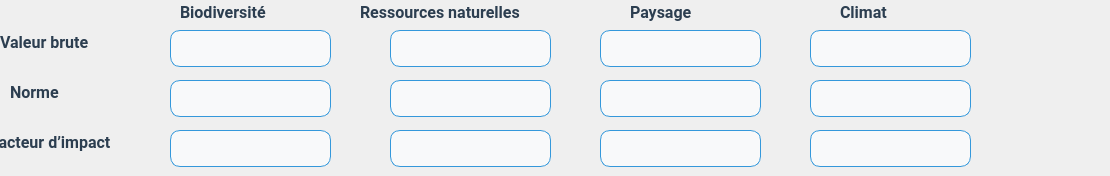
     <widget class="QWidget" name="tab_enviro3">
      <attribute name="title">
       <string>Période 3</string>
      </attribute>
      <widget class="QLabel" name="label_90">
       <property name="geometry">
        <rect>
         <x>180</x>
         <y>-10</y>
         <width>141</width>
         <height>45</height>
        </rect>
       </property>
       <property name="font">
        <font>
         <family>Roboto,Open Sans,Arial,sans-serif</family>
         <pointsize>-1</pointsize>
         <weight>75</weight>
         <bold>true</bold>
        </font>
       </property>
       <property name="styleSheet">
        <string notr="true">QLabel {
    font-family: 'Roboto', 'Open Sans', Arial, sans-serif; /* Police élégante */
    font-size: 16px;          /* Taille du texte pour lisibilité */
    font-weight: bold;      /* Pas de gras */
    color: #2c3e50;           /* Bleu foncé professionnel */
    text-align: center;       /* Centre le texte */
    background-color: transparent; /* Fond gris très clair */
}
</string>
       </property>
       <property name="text">
        <string>Biodiversité</string>
       </property>
      </widget>
      <widget class="QLabel" name="label_91">
       <property name="geometry">
        <rect>
         <x>630</x>
         <y>-10</y>
         <width>181</width>
         <height>45</height>
        </rect>
       </property>
       <property name="font">
        <font>
         <family>Roboto,Open Sans,Arial,sans-serif</family>
         <pointsize>-1</pointsize>
         <weight>75</weight>
         <bold>true</bold>
        </font>
       </property>
       <property name="styleSheet">
        <string notr="true">QLabel {
    font-family: 'Roboto', 'Open Sans', Arial, sans-serif; /* Police élégante */
    font-size: 16px;          /* Taille du texte pour lisibilité */
    font-weight: bold;      /* Pas de gras */
    color: #2c3e50;           /* Bleu foncé professionnel */
    text-align: center;       /* Centre le texte */
    background-color: transparent; /* Fond gris très clair */
}
</string>
       </property>
       <property name="text">
        <string>Paysage</string>
       </property>
      </widget>
      <widget class="QLineEdit" name="valeur_b_Inf_T3_61">
       <property name="geometry">
        <rect>
         <x>390</x>
         <y>80</y>
         <width>161</width>
         <height>37</height>
        </rect>
       </property>
       <property name="styleSheet">
        <string notr="true">QLineEdit {
    background-color: #f8f9fa; /* Fond gris très clair */
    border: 1px solid #3498db; /* Bordure bleue légère */
    border-radius: 10px;       /* Coins arrondis */
    padding: 5px 10px;         /* Espacement interne */
    font-family: 'Roboto', 'Open Sans', Arial, sans-serif; /* Police moderne */
    font-size: 14px;           /* Taille du texte */
    color: #2c3e50;            /* Texte bleu foncé */
}

QLineEdit:hover {
    border: 1px solid #1abc9c; /* Bordure verte au survol */
    background-color: #ffffff; /* Fond blanc au survol */
    transition: 0.3s ease;     /* Animation fluide */
}

QLineEdit:focus {
    border: 2px solid #1abc9c; /* Bordure verte épaisse quand sélectionné */
    background-color: #ffffff; /* Fond blanc */
    color: #2c3e50;            /* Couleur du texte */
}
</string>
       </property>
      </widget>
      <widget class="QLineEdit" name="valeur_b_Inf_T3_62">
       <property name="geometry">
        <rect>
         <x>600</x>
         <y>130</y>
         <width>161</width>
         <height>37</height>
        </rect>
       </property>
       <property name="styleSheet">
        <string notr="true">QLineEdit {
    background-color: #f8f9fa; /* Fond gris très clair */
    border: 1px solid #3498db; /* Bordure bleue légère */
    border-radius: 10px;       /* Coins arrondis */
    padding: 5px 10px;         /* Espacement interne */
    font-family: 'Roboto', 'Open Sans', Arial, sans-serif; /* Police moderne */
    font-size: 14px;           /* Taille du texte */
    color: #2c3e50;            /* Texte bleu foncé */
}

QLineEdit:hover {
    border: 1px solid #1abc9c; /* Bordure verte au survol */
    background-color: #ffffff; /* Fond blanc au survol */
    transition: 0.3s ease;     /* Animation fluide */
}

QLineEdit:focus {
    border: 2px solid #1abc9c; /* Bordure verte épaisse quand sélectionné */
    background-color: #ffffff; /* Fond blanc */
    color: #2c3e50;            /* Couleur du texte */
}
</string>
       </property>
      </widget>
      <widget class="QLabel" name="label_92">
       <property name="geometry">
        <rect>
         <x>840</x>
         <y>-10</y>
         <width>261</width>
         <height>45</height>
        </rect>
       </property>
       <property name="font">
        <font>
         <family>Roboto,Open Sans,Arial,sans-serif</family>
         <pointsize>-1</pointsize>
         <weight>75</weight>
         <bold>true</bold>
        </font>
       </property>
       <property name="styleSheet">
        <string notr="true">QLabel {
    font-family: 'Roboto', 'Open Sans', Arial, sans-serif; /* Police élégante */
    font-size: 16px;          /* Taille du texte pour lisibilité */
    font-weight: bold;      /* Pas de gras */
    color: #2c3e50;           /* Bleu foncé professionnel */
    text-align: center;       /* Centre le texte */
    background-color: transparent; /* Fond gris très clair */
}
</string>
       </property>
       <property name="text">
        <string>Climat</string>
       </property>
      </widget>
      <widget class="QLineEdit" name="valeur_b_Inf_T3_63">
       <property name="geometry">
        <rect>
         <x>600</x>
         <y>30</y>
         <width>161</width>
         <height>37</height>
        </rect>
       </property>
       <property name="styleSheet">
        <string notr="true">QLineEdit {
    background-color: #f8f9fa; /* Fond gris très clair */
    border: 1px solid #3498db; /* Bordure bleue légère */
    border-radius: 10px;       /* Coins arrondis */
    padding: 5px 10px;         /* Espacement interne */
    font-family: 'Roboto', 'Open Sans', Arial, sans-serif; /* Police moderne */
    font-size: 14px;           /* Taille du texte */
    color: #2c3e50;            /* Texte bleu foncé */
}

QLineEdit:hover {
    border: 1px solid #1abc9c; /* Bordure verte au survol */
    background-color: #ffffff; /* Fond blanc au survol */
    transition: 0.3s ease;     /* Animation fluide */
}

QLineEdit:focus {
    border: 2px solid #1abc9c; /* Bordure verte épaisse quand sélectionné */
    background-color: #ffffff; /* Fond blanc */
    color: #2c3e50;            /* Couleur du texte */
}
</string>
       </property>
      </widget>
      <widget class="QLabel" name="label_93">
       <property name="geometry">
        <rect>
         <x>360</x>
         <y>-10</y>
         <width>201</width>
         <height>45</height>
        </rect>
       </property>
       <property name="font">
        <font>
         <family>Roboto,Open Sans,Arial,sans-serif</family>
         <pointsize>-1</pointsize>
         <weight>75</weight>
         <bold>true</bold>
        </font>
       </property>
       <property name="styleSheet">
        <string notr="true">QLabel {
    font-family: 'Roboto', 'Open Sans', Arial, sans-serif; /* Police élégante */
    font-size: 16px;          /* Taille du texte pour lisibilité */
    font-weight: bold;      /* Pas de gras */
    color: #2c3e50;           /* Bleu foncé professionnel */
    text-align: center;       /* Centre le texte */
    background-color: transparent; /* Fond gris très clair */
}

</string>
       </property>
       <property name="text">
        <string>Ressources naturelles</string>
       </property>
      </widget>
      <widget class="QLineEdit" name="valeur_b_Inf_T3_64">
       <property name="geometry">
        <rect>
         <x>390</x>
         <y>130</y>
         <width>161</width>
         <height>37</height>
        </rect>
       </property>
       <property name="styleSheet">
        <string notr="true">QLineEdit {
    background-color: #f8f9fa; /* Fond gris très clair */
    border: 1px solid #3498db; /* Bordure bleue légère */
    border-radius: 10px;       /* Coins arrondis */
    padding: 5px 10px;         /* Espacement interne */
    font-family: 'Roboto', 'Open Sans', Arial, sans-serif; /* Police moderne */
    font-size: 14px;           /* Taille du texte */
    color: #2c3e50;            /* Texte bleu foncé */
}

QLineEdit:hover {
    border: 1px solid #1abc9c; /* Bordure verte au survol */
    background-color: #ffffff; /* Fond blanc au survol */
    transition: 0.3s ease;     /* Animation fluide */
}

QLineEdit:focus {
    border: 2px solid #1abc9c; /* Bordure verte épaisse quand sélectionné */
    background-color: #ffffff; /* Fond blanc */
    color: #2c3e50;            /* Couleur du texte */
}
</string>
       </property>
      </widget>
      <widget class="QLineEdit" name="valeur_b_Inf_T3_65">
       <property name="geometry">
        <rect>
         <x>170</x>
         <y>130</y>
         <width>161</width>
         <height>37</height>
        </rect>
       </property>
       <property name="styleSheet">
        <string notr="true">QLineEdit {
    background-color: #f8f9fa; /* Fond gris très clair */
    border: 1px solid #3498db; /* Bordure bleue légère */
    border-radius: 10px;       /* Coins arrondis */
    padding: 5px 10px;         /* Espacement interne */
    font-family: 'Roboto', 'Open Sans', Arial, sans-serif; /* Police moderne */
    font-size: 14px;           /* Taille du texte */
    color: #2c3e50;            /* Texte bleu foncé */
}

QLineEdit:hover {
    border: 1px solid #1abc9c; /* Bordure verte au survol */
    background-color: #ffffff; /* Fond blanc au survol */
    transition: 0.3s ease;     /* Animation fluide */
}

QLineEdit:focus {
    border: 2px solid #1abc9c; /* Bordure verte épaisse quand sélectionné */
    background-color: #ffffff; /* Fond blanc */
    color: #2c3e50;            /* Couleur du texte */
}
</string>
       </property>
      </widget>
      <widget class="QLineEdit" name="valeur_b_Inf_T3_66">
       <property name="geometry">
        <rect>
         <x>170</x>
         <y>80</y>
         <width>161</width>
         <height>37</height>
        </rect>
       </property>
       <property name="styleSheet">
        <string notr="true">QLineEdit {
    background-color: #f8f9fa; /* Fond gris très clair */
    border: 1px solid #3498db; /* Bordure bleue légère */
    border-radius: 10px;       /* Coins arrondis */
    padding: 5px 10px;         /* Espacement interne */
    font-family: 'Roboto', 'Open Sans', Arial, sans-serif; /* Police moderne */
    font-size: 14px;           /* Taille du texte */
    color: #2c3e50;            /* Texte bleu foncé */
}

QLineEdit:hover {
    border: 1px solid #1abc9c; /* Bordure verte au survol */
    background-color: #ffffff; /* Fond blanc au survol */
    transition: 0.3s ease;     /* Animation fluide */
}

QLineEdit:focus {
    border: 2px solid #1abc9c; /* Bordure verte épaisse quand sélectionné */
    background-color: #ffffff; /* Fond blanc */
    color: #2c3e50;            /* Couleur du texte */
}
</string>
       </property>
      </widget>
      <widget class="QLineEdit" name="valeur_b_Inf_T3_67">
       <property name="geometry">
        <rect>
         <x>600</x>
         <y>80</y>
         <width>161</width>
         <height>37</height>
        </rect>
       </property>
       <property name="styleSheet">
        <string notr="true">QLineEdit {
    background-color: #f8f9fa; /* Fond gris très clair */
    border: 1px solid #3498db; /* Bordure bleue légère */
    border-radius: 10px;       /* Coins arrondis */
    padding: 5px 10px;         /* Espacement interne */
    font-family: 'Roboto', 'Open Sans', Arial, sans-serif; /* Police moderne */
    font-size: 14px;           /* Taille du texte */
    color: #2c3e50;            /* Texte bleu foncé */
}

QLineEdit:hover {
    border: 1px solid #1abc9c; /* Bordure verte au survol */
    background-color: #ffffff; /* Fond blanc au survol */
    transition: 0.3s ease;     /* Animation fluide */
}

QLineEdit:focus {
    border: 2px solid #1abc9c; /* Bordure verte épaisse quand sélectionné */
    background-color: #ffffff; /* Fond blanc */
    color: #2c3e50;            /* Couleur du texte */
}
</string>
       </property>
      </widget>
      <widget class="QLineEdit" name="valeur_b_Inf_T3_68">
       <property name="geometry">
        <rect>
         <x>810</x>
         <y>80</y>
         <width>161</width>
         <height>37</height>
        </rect>
       </property>
       <property name="styleSheet">
        <string notr="true">QLineEdit {
    background-color: #f8f9fa; /* Fond gris très clair */
    border: 1px solid #3498db; /* Bordure bleue légère */
    border-radius: 10px;       /* Coins arrondis */
    padding: 5px 10px;         /* Espacement interne */
    font-family: 'Roboto', 'Open Sans', Arial, sans-serif; /* Police moderne */
    font-size: 14px;           /* Taille du texte */
    color: #2c3e50;            /* Texte bleu foncé */
}

QLineEdit:hover {
    border: 1px solid #1abc9c; /* Bordure verte au survol */
    background-color: #ffffff; /* Fond blanc au survol */
    transition: 0.3s ease;     /* Animation fluide */
}

QLineEdit:focus {
    border: 2px solid #1abc9c; /* Bordure verte épaisse quand sélectionné */
    background-color: #ffffff; /* Fond blanc */
    color: #2c3e50;            /* Couleur du texte */
}
</string>
       </property>
      </widget>
      <widget class="QLineEdit" name="valeur_b_Inf_T3_69">
       <property name="geometry">
        <rect>
         <x>390</x>
         <y>30</y>
         <width>161</width>
         <height>37</height>
        </rect>
       </property>
       <property name="styleSheet">
        <string notr="true">QLineEdit {
    background-color: #f8f9fa; /* Fond gris très clair */
    border: 1px solid #3498db; /* Bordure bleue légère */
    border-radius: 10px;       /* Coins arrondis */
    padding: 5px 10px;         /* Espacement interne */
    font-family: 'Roboto', 'Open Sans', Arial, sans-serif; /* Police moderne */
    font-size: 14px;           /* Taille du texte */
    color: #2c3e50;            /* Texte bleu foncé */
}

QLineEdit:hover {
    border: 1px solid #1abc9c; /* Bordure verte au survol */
    background-color: #ffffff; /* Fond blanc au survol */
    transition: 0.3s ease;     /* Animation fluide */
}

QLineEdit:focus {
    border: 2px solid #1abc9c; /* Bordure verte épaisse quand sélectionné */
    background-color: #ffffff; /* Fond blanc */
    color: #2c3e50;            /* Couleur du texte */
}
</string>
       </property>
      </widget>
      <widget class="QLabel" name="label_94">
       <property name="geometry">
        <rect>
         <x>10</x>
         <y>70</y>
         <width>151</width>
         <height>45</height>
        </rect>
       </property>
       <property name="font">
        <font>
         <family>Roboto,Open Sans,Arial,sans-serif</family>
         <pointsize>-1</pointsize>
         <weight>75</weight>
         <bold>true</bold>
        </font>
       </property>
       <property name="styleSheet">
        <string notr="true">QLabel {
    font-family: 'Roboto', 'Open Sans', Arial, sans-serif; /* Police élégante */
    font-size: 16px;          /* Taille du texte pour lisibilité */
    font-weight: bold;      /* Pas de gras */
    color: #2c3e50;           /* Bleu foncé professionnel */
    text-align: center;       /* Centre le texte */
    background-color: transparent; /* Fond gris très clair */
}
</string>
       </property>
       <property name="text">
        <string>Norme</string>
       </property>
      </widget>
      <widget class="QLineEdit" name="valeur_b_Inf_T3_70">
       <property name="geometry">
        <rect>
         <x>810</x>
         <y>130</y>
         <width>161</width>
         <height>37</height>
        </rect>
       </property>
       <property name="styleSheet">
        <string notr="true">QLineEdit {
    background-color: #f8f9fa; /* Fond gris très clair */
    border: 1px solid #3498db; /* Bordure bleue légère */
    border-radius: 10px;       /* Coins arrondis */
    padding: 5px 10px;         /* Espacement interne */
    font-family: 'Roboto', 'Open Sans', Arial, sans-serif; /* Police moderne */
    font-size: 14px;           /* Taille du texte */
    color: #2c3e50;            /* Texte bleu foncé */
}

QLineEdit:hover {
    border: 1px solid #1abc9c; /* Bordure verte au survol */
    background-color: #ffffff; /* Fond blanc au survol */
    transition: 0.3s ease;     /* Animation fluide */
}

QLineEdit:focus {
    border: 2px solid #1abc9c; /* Bordure verte épaisse quand sélectionné */
    background-color: #ffffff; /* Fond blanc */
    color: #2c3e50;            /* Couleur du texte */
}
</string>
       </property>
      </widget>
      <widget class="QLabel" name="label_95">
       <property name="geometry">
        <rect>
         <x>0</x>
         <y>20</y>
         <width>151</width>
         <height>45</height>
        </rect>
       </property>
       <property name="font">
        <font>
         <family>Roboto,Open Sans,Arial,sans-serif</family>
         <pointsize>-1</pointsize>
         <weight>75</weight>
         <bold>true</bold>
        </font>
       </property>
       <property name="styleSheet">
        <string notr="true">QLabel {
    font-family: 'Roboto', 'Open Sans', Arial, sans-serif; /* Police élégante */
    font-size: 16px;          /* Taille du texte pour lisibilité */
    font-weight: bold;      /* Pas de gras */
    color: #2c3e50;           /* Bleu foncé professionnel */
    text-align: center;       /* Centre le texte */
    background-color: transparent; /* Fond gris très clair */
}
</string>
       </property>
       <property name="text">
        <string>Valeur brute</string>
       </property>
      </widget>
      <widget class="QLabel" name="label_96">
       <property name="geometry">
        <rect>
         <x>-10</x>
         <y>120</y>
         <width>171</width>
         <height>45</height>
        </rect>
       </property>
       <property name="font">
        <font>
         <family>Roboto,Open Sans,Arial,sans-serif</family>
         <pointsize>-1</pointsize>
         <weight>75</weight>
         <bold>true</bold>
        </font>
       </property>
       <property name="styleSheet">
        <string notr="true">QLabel {
    font-family: 'Roboto', 'Open Sans', Arial, sans-serif; /* Police élégante */
    font-size: 16px;          /* Taille du texte pour lisibilité */
    font-weight: bold;      /* Pas de gras */
    color: #2c3e50;           /* Bleu foncé professionnel */
    text-align: center;       /* Centre le texte */
    background-color: transparent; /* Fond gris très clair */
}
</string>
       </property>
       <property name="text">
        <string>Facteur d’impact</string>
       </property>
      </widget>
      <widget class="QLineEdit" name="valeur_b_Inf_T3_71">
       <property name="geometry">
        <rect>
         <x>810</x>
         <y>30</y>
         <width>161</width>
         <height>37</height>
        </rect>
       </property>
       <property name="styleSheet">
        <string notr="true">QLineEdit {
    background-color: #f8f9fa; /* Fond gris très clair */
    border: 1px solid #3498db; /* Bordure bleue légère */
    border-radius: 10px;       /* Coins arrondis */
    padding: 5px 10px;         /* Espacement interne */
    font-family: 'Roboto', 'Open Sans', Arial, sans-serif; /* Police moderne */
    font-size: 14px;           /* Taille du texte */
    color: #2c3e50;            /* Texte bleu foncé */
}

QLineEdit:hover {
    border: 1px solid #1abc9c; /* Bordure verte au survol */
    background-color: #ffffff; /* Fond blanc au survol */
    transition: 0.3s ease;     /* Animation fluide */
}

QLineEdit:focus {
    border: 2px solid #1abc9c; /* Bordure verte épaisse quand sélectionné */
    background-color: #ffffff; /* Fond blanc */
    color: #2c3e50;            /* Couleur du texte */
}
</string>
       </property>
      </widget>
      <widget class="QLineEdit" name="valeur_b_Inf_T3_72">
       <property name="geometry">
        <rect>
         <x>170</x>
         <y>30</y>
         <width>161</width>
         <height>37</height>
        </rect>
       </property>
       <property name="styleSheet">
        <string notr="true">QLineEdit {
    background-color: #f8f9fa; /* Fond gris très clair */
    border: 1px solid #3498db; /* Bordure bleue légère */
    border-radius: 10px;       /* Coins arrondis */
    padding: 5px 10px;         /* Espacement interne */
    font-family: 'Roboto', 'Open Sans', Arial, sans-serif; /* Police moderne */
    font-size: 14px;           /* Taille du texte */
    color: #2c3e50;            /* Texte bleu foncé */
}

QLineEdit:hover {
    border: 1px solid #1abc9c; /* Bordure verte au survol */
    background-color: #ffffff; /* Fond blanc au survol */
    transition: 0.3s ease;     /* Animation fluide */
}

QLineEdit:focus {
    border: 2px solid #1abc9c; /* Bordure verte épaisse quand sélectionné */
    background-color: #ffffff; /* Fond blanc */
    color: #2c3e50;            /* Couleur du texte */
}
</string>
       </property>
      </widget>
     </widget>
